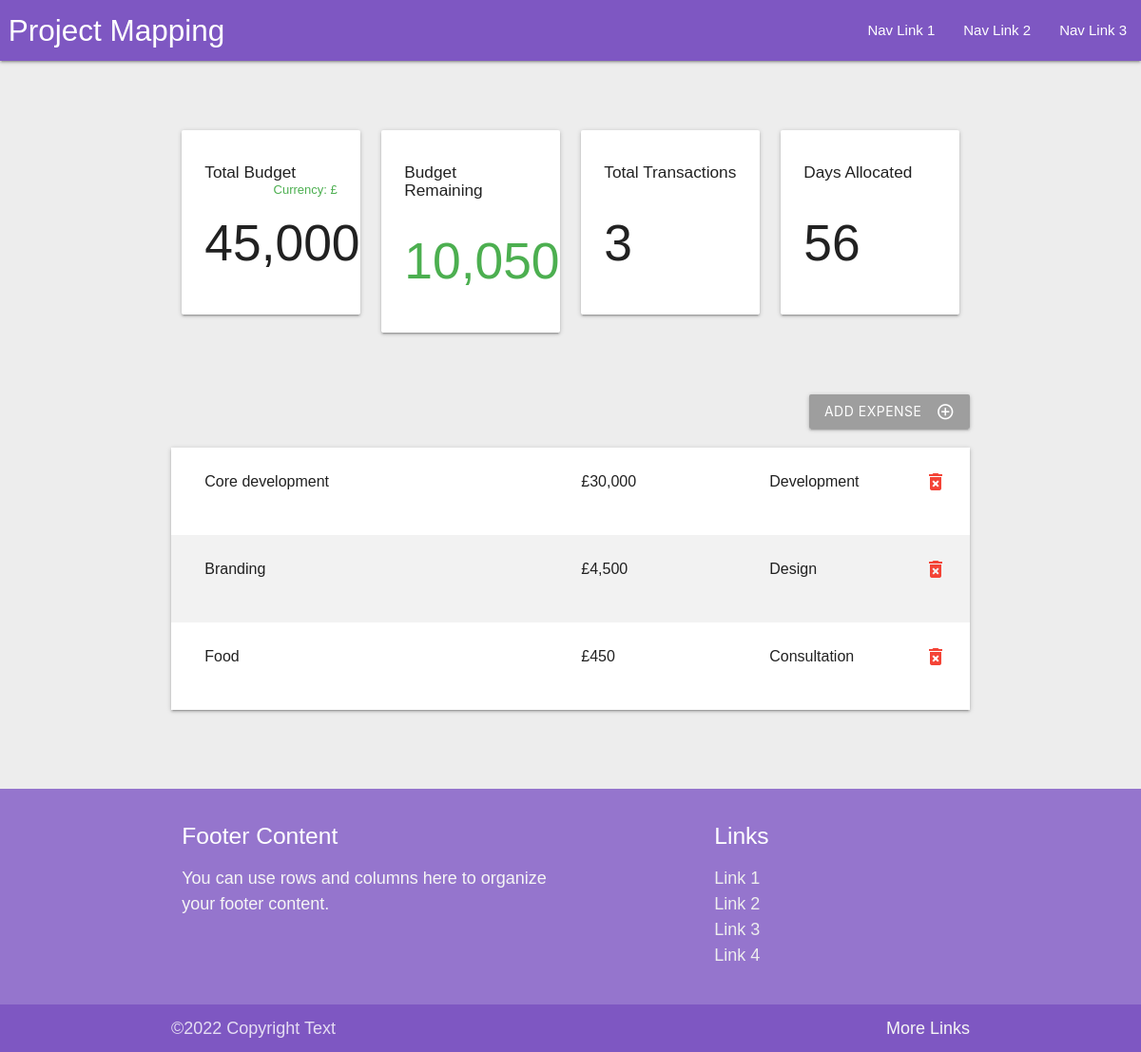
Before: /motoring-website with the older database file.
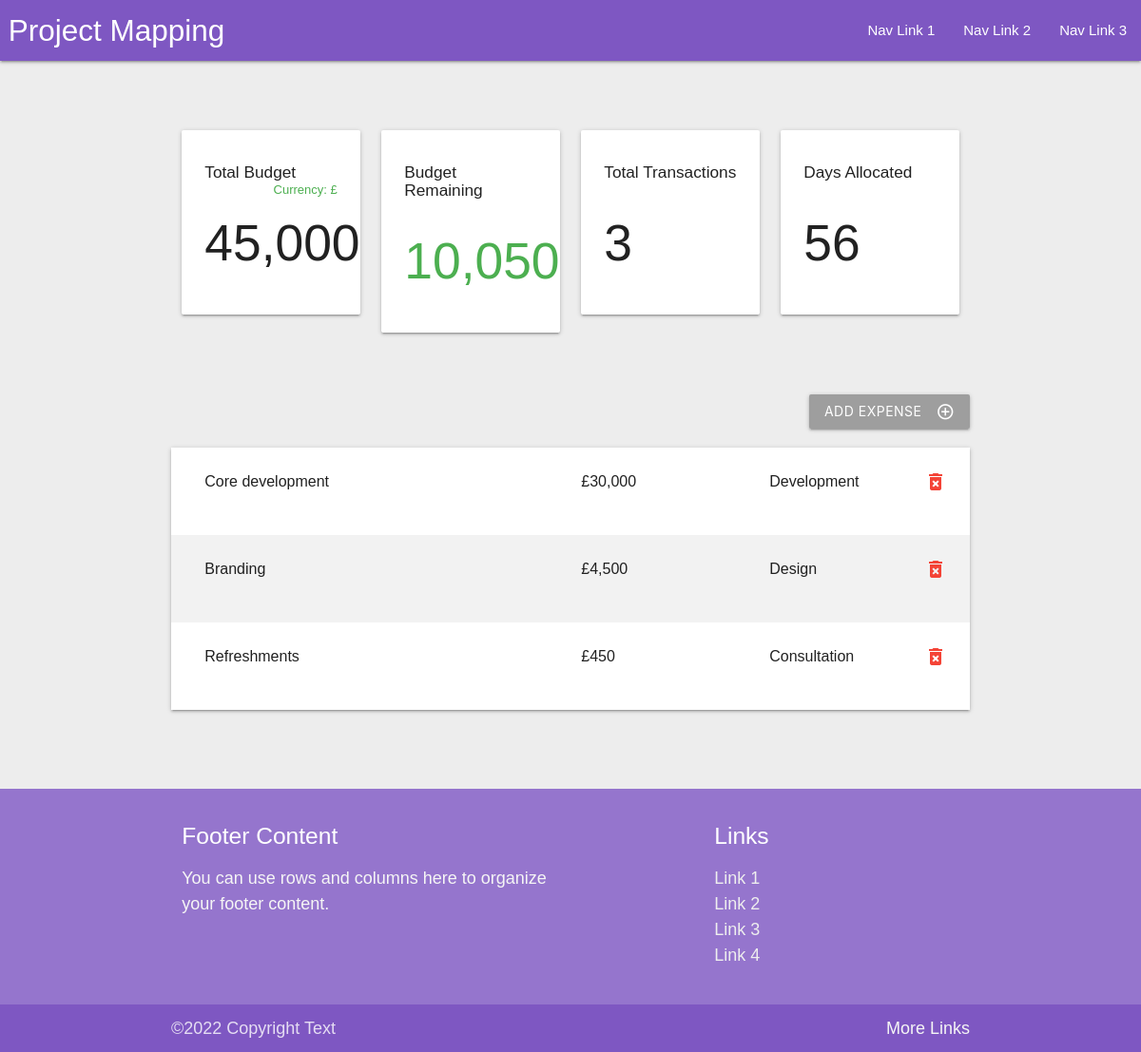
After: the same page with the newer database file.
### budget/models.py (models this page shows, shortened)
class Project(models.Model):
    name = models.CharField(max_length=100)
    slug = models.SlugField(max_length=100, unique=True, blank=True)
    budget = models.PositiveIntegerField()
    days = models.PositiveIntegerField()
    @property
    def budget_left(self):
        expense_list = Expense.objects.filter(project=self)
        total_expense_amount = 0
        for expense in expense_list:
            total_expense_amount += expense.amount
        return self.budget - total_expense_amount
    @property
    def total_transactions(self):
        expense_list = Expense.objects.filter(project=self)
        return len(expense_list)

class Expense(models.Model):
    project = models.ForeignKey(
        Project, on_delete=models.CASCADE, related_name="expenses"
    )
    title = models.CharField(max_length=100)
    amount = models.PositiveIntegerField()
    category = models.ForeignKey(Category, on_delete=models.CASCADE)
    class Meta:
        ordering = ("-amount",)

class Category(models.Model):
    project = models.ForeignKey(Project, on_delete=models.CASCADE)
    name = models.CharField(max_length=50)
    class Meta:
        verbose_name = "Category"
        verbose_name_plural = "Categories"

### budget/views.py (the view, shortened to what this page needs)
# urls.py: path("<slug:project_slug>", project_detail, name="detail"),
def project_detail(request, project_slug):
    project = get_object_or_404(Project, slug=project_slug)
    if request.method == "GET":
        category_list = Category.objects.filter(project=project)
        return render(
            request,
            "budget/project_detail.html",
            {
                "project": project,
                "expense_list": project.expenses.all(),
                "category_list": category_list,
            },
        )
    elif request.method == "DELETE":
        expense_id = json.loads(request.body)["id"]
        expense = Expense.objects.get(id=expense_id)
        expense.delete()
        return HttpResponse("")
    return HttpResponseRedirect(project_slug)

### templates/budget/project_detail.html (shortened to what this page needs)
{% extends 'budget/base.html' %}
{% load humanize %}
{% block content %}
    <div class="container">
        <section class="section section-stats">
            <div class="row">
                <div class="col s12 m6 l3">
                    <div class="card-panel">
                        <h6 class="bold">Total Budget <span class="pound">Currency: £</span></h6>
                        <h2 class="bold">{{ project.budget|intcomma }}</h2>
                    </div>
                </div>
                <div class="col s12 m6 l3">
                    <div class="card-panel">
                        <h6 class="bold">Budget Remaining</h6>
                        {% if project.budget_left > 0 %}
                            <h2 class="bold green-text">{{ project.budget_left|intcomma }}</h2>
                        {% elif project.budget_left == 0 %}
                            <h2 class="bold orange-text">{{ project.budget_left|intcomma }}</h2>
                        {% else %}
                            <h2 class="bold red-text">{{ project.budget_left|intcomma }}</h2>
                        {% endif %}
                    </div>
                </div>
                <div class="col s12 m6 l3">
                    <div class="card-panel">
                        <h6 class="bold">Total Transactions</h6>
                        <h2 class="bold">{{ project.total_transactions }}</h2>
                    </div>
                </div>
                <div class="col s12 m6 l3">
                    <div class="card-panel">
                        <h6 class="bold">Days Allocated</h6>
                        <h2 class="bold">{{ project.days }}</h2>
                    </div>
                </div>
            </div>
        </section>
        <section class="section section-expenses">
            <div class="row">
                <button class="btn grey waves-effect right modal-trigger" href="#expenseModal">
                    <i class="material-icons right">add_circle_outline</i>
                    Add Expense
                </button>
            </div>
            <ul class="z-depth-1">
                {% for expense in expense_list %}
                    <li>
                        <div class="card-panel z-depth-0 expense">
                            <div class="row">
                                <div class="col l6">
                                    <span class="title">{{ expense.title }}</span>
                                </div>
                                <div class="col l3">
                                    <span class="title">£{{ expense.amount|intcomma }}</span>
                                </div>
                                <div class="col 1">
                                    <span class="title bold">{{ expense.category.name }}</span>
                                </div>
                                <a class="close-icon" onclick="deleteExpense(this)" data-id="{{ expense.id }}">
                                    <i class="material-icons red-text right">delete_forever</i>
                                </a>
                            </div>
                        </div>
                    </li>
                {% endfor %}
            </ul>
        </section>
    </div>
{% endblock %}

### templates/budget/base.html (shortened to what this page needs)
{% load static %}
<!DOCTYPE html>
<html lang="en">
<head>
    <link rel="stylesheet" href="https://cdnjs.cloudflare.com/ajax/libs/materialize/1.0.0-beta/css/materialize.min.css">
    <link rel="stylesheet" href="{% static 'css/styles.css' %}">
</head>
<body>
{% include 'budget/includes/nav.html' %}
<main>
    {% block content %}
    {% endblock %}
</main>
{% include 'budget/includes/footer.html' %}
</body>
</html>

### templates/budget/includes/nav.html
<nav>
    <div class="nav-wrapper deep-purple lighten-1">
        <a href="/" class="brand-logo">&nbsp;Project Mapping</a>
        <ul id="nav-mobile" class="right hide-on-med-and-down">
            <li><a href="/">Nav Link 1</a></li>
            <li><a href="/">Nav Link 2</a></li>
            <li><a href="/">Nav Link 3</a></li>
        </ul>
    </div>
</nav>

### templates/budget/includes/footer.html
<footer class="page-footer deep-purple lighten-2">
    <div class="container">
        <div class="row">
            <div class="col l6 s12">
                <h5 class="white-text">Footer Content</h5>
                <p class="grey-text text-lighten-4">You can use rows and columns here to organize your footer
                    content.</p>
            </div>
            <div class="col l4 offset-l2 s12">
                <h5 class="white-text">Links</h5>
                <ul>
                    <li><a class="grey-text text-lighten-3" href="/">Link 1</a></li>
                    <li><a class="grey-text text-lighten-3" href="/">Link 2</a></li>
                    <li><a class="grey-text text-lighten-3" href="/">Link 3</a></li>
                    <li><a class="grey-text text-lighten-3" href="/">Link 4</a></li>
                </ul>
            </div>
        </div>
    </div>
    <div class="footer-copyright deep-purple lighten-1">
        <div class="container">
            &copy;{% now 'Y' %} Copyright Text
            <a class="grey-text text-lighten-4 right" href="/">More Links</a>
        </div>
    </div>
</footer>

### static/css/styles.css (style rules this page uses)
html { font-family: sans-serif; background-color: #ededed; }
body { display: flex; min-height: 100vh; flex-direction: column; font-size: 1.2rem; }
main { flex: 1 0 auto; }
nav { margin-bottom: 50px; }
.section-expenses .expense { font-size: 16px; border-radius: 0; margin: 0; }
.section-expenses li:nth-child(even) .expense { background-color: #f2f2f2; }
.pound { color: #4CAF50; font-size: small; float: right; }
.page-footer { margin-top: 50px; }

Changed rows visible on the page:
changed Expense "Consultation": title "Food" → "Refreshments"
